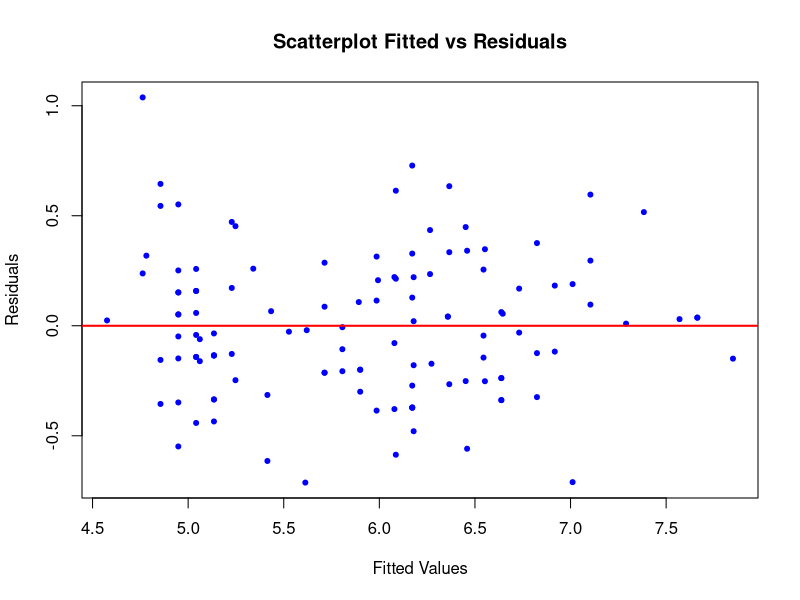
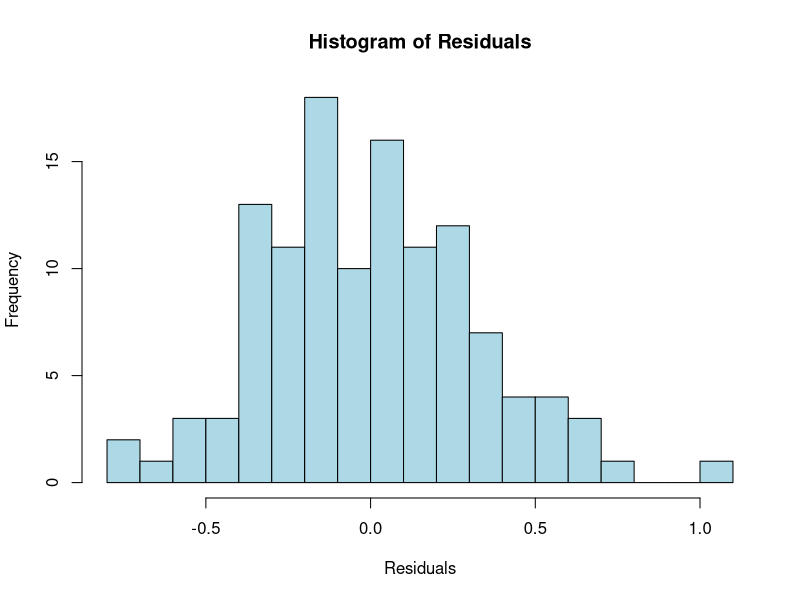

Here is the R script that generated these plots, in order:
## ---- chunk 1
library(tidyverse)

data(iris)
df <- iris

set.seed(2026) 
n_total <- nrow(df)
n_train <- round(0.80 * n_total)
index_train <- sample(1:n_total, n_train)

data_1 <- df[index_train, ]  

model_1 <- lm(Sepal.Length ~ Petal.Length + Species, data = data_1)
summary(model_1)
## ---- chunk 2
domain_petal <- range(data_1$Petal.Length)
domain_petal

## ---- chunk 3
pred_point <- predict(model_1, newdata = data.frame(Petal.Length = 3, Species = "versicolor"))
pred_point

## ---- chunk 4
# Interval Prediksi
predict(model_1, newdata = data.frame(Petal.Length = 3, Species = "versicolor"), interval = "prediction", level = 0.95)

# Interval Kepercayaan
predict(model_1, newdata = data.frame(Petal.Length = 3, Species = "versicolor"), interval = "confidence", level = 0.95)

## ---- chunk 5
model_slr <- lm(Sepal.Length ~ Petal.Length, data = data_1)
summary(model_slr)
beta_1_slr <- coef(model_slr)["Petal.Length"]

r <- cor(data_1$Petal.Length, data_1$Sepal.Length)
Sy <- sd(data_1$Sepal.Length)
Sx <- sd(data_1$Petal.Length)
beta_1_formula <- r * (Sy / Sx)

c(Model_Slope = unname(beta_1_slr), Formula_Slope = beta_1_formula)

## ---- chunk 6
R2 <- summary(model_1)$r.squared
k <- 3 # Jumlah prediktor (1 numerik + 2 dummy)
n <- nrow(data_1)

F_calc <- (R2 / k) / ((1 - R2) / (n - k - 1))
F_model <- summary(model_1)$fstatistic["value"]

c(Calculated_F = unname(F_calc), Model_F = unname(F_model))

## ---- chunk 7
t_val <- summary(model_slr)$coefficients["Petal.Length", "t value"]
F_val <- summary(model_slr)$fstatistic["value"]

c(t_squared = unname(t_val^2), F_stat = unname(F_val))

## ---- chunk 8
sigma_sq <- sigma(model_1)^2
sigma_sq

## ---- chunk 9
X <- model.matrix(model_1)
XtX_inv <- solve(t(X) %*% X)
var_beta_manual <- sigma_sq * XtX_inv
var_petal_manual <- var_beta_manual["Petal.Length", "Petal.Length"]

var_petal_model <- vcov(model_1)["Petal.Length", "Petal.Length"]

c(Perhitungan_Manual = var_petal_manual, Fungsi_Bawaan_Model = var_petal_model)

## ---- chunk 10
plot(fitted(model_1), resid(model_1), 
     main = "Scatterplot Fitted vs Residuals", 
     xlab = "Fitted Values", ylab = "Residuals", 
     pch = 20, col = "blue")
abline(h = 0, col = "red", lwd = 2)

## ---- chunk 11
hist(resid(model_1), 
     main = "Histogram of Residuals", 
     xlab = "Residuals", 
     col = "lightblue", border = "black", breaks = 15)

## ---- chunk 12
set.seed(999)
index_train_2 <- sample(1:n_total, n_train)
data_2 <- df[index_train_2, ]

model_2 <- lm(Sepal.Length ~ Petal.Length + Species, data = data_2)
summary(model_2)
## ---- chunk 13
coef(model_1)
coef(model_2)

## ---- chunk 14
summary(model_2)$fstatistic

## ---- chunk 15
model_full <- lm(Sepal.Length ~ Petal.Length + Species, data = df)
summary(model_full)
coef(model_full)
## ---- chunk 16
summary(model_full)$fstatistic

## ---- chunk 17
summary(model_full)$df
summary(model_1)$df
